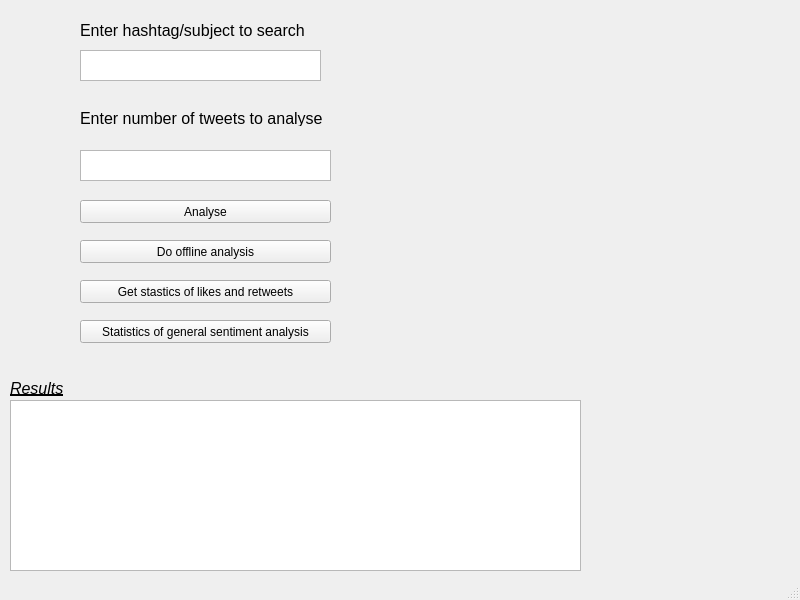
<?xml version="1.0" encoding="UTF-8"?>
<ui version="4.0">
 <class>MainWindow</class>
 <widget class="QMainWindow" name="MainWindow">
  <property name="geometry">
   <rect>
    <x>0</x>
    <y>0</y>
    <width>800</width>
    <height>600</height>
   </rect>
  </property>
  <property name="windowTitle">
   <string>Live Sentiment Analysis</string>
  </property>
  <property name="autoFillBackground">
   <bool>false</bool>
  </property>
  <widget class="QWidget" name="centralwidget">
   <widget class="QTextEdit" name="hashtag">
    <property name="geometry">
     <rect>
      <x>80</x>
      <y>50</y>
      <width>241</width>
      <height>31</height>
     </rect>
    </property>
   </widget>
   <widget class="QLabel" name="label">
    <property name="geometry">
     <rect>
      <x>80</x>
      <y>10</y>
      <width>261</width>
      <height>41</height>
     </rect>
    </property>
    <property name="font">
     <font>
      <pointsize>12</pointsize>
      <weight>50</weight>
      <bold>false</bold>
     </font>
    </property>
    <property name="text">
     <string>Enter hashtag/subject to search</string>
    </property>
   </widget>
   <widget class="QPushButton" name="pushButton">
    <property name="geometry">
     <rect>
      <x>80</x>
      <y>200</y>
      <width>251</width>
      <height>23</height>
     </rect>
    </property>
    <property name="text">
     <string>Analyse</string>
    </property>
   </widget>
   <widget class="QTextEdit" name="outputWindow">
    <property name="geometry">
     <rect>
      <x>10</x>
      <y>400</y>
      <width>571</width>
      <height>171</height>
     </rect>
    </property>
   </widget>
   <widget class="QTextEdit" name="noOfTweets">
    <property name="geometry">
     <rect>
      <x>80</x>
      <y>150</y>
      <width>251</width>
      <height>31</height>
     </rect>
    </property>
   </widget>
   <widget class="QLabel" name="label_2">
    <property name="geometry">
     <rect>
      <x>80</x>
      <y>110</y>
      <width>251</width>
      <height>16</height>
     </rect>
    </property>
    <property name="font">
     <font>
      <pointsize>12</pointsize>
     </font>
    </property>
    <property name="text">
     <string>Enter number of tweets to analyse</string>
    </property>
   </widget>
   <widget class="QLabel" name="label_3">
    <property name="geometry">
     <rect>
      <x>10</x>
      <y>380</y>
      <width>121</width>
      <height>16</height>
     </rect>
    </property>
    <property name="font">
     <font>
      <pointsize>12</pointsize>
      <italic>true</italic>
      <underline>true</underline>
     </font>
    </property>
    <property name="text">
     <string>Results</string>
    </property>
   </widget>
   <widget class="QPushButton" name="pushButton_2">
    <property name="geometry">
     <rect>
      <x>80</x>
      <y>240</y>
      <width>251</width>
      <height>23</height>
     </rect>
    </property>
    <property name="text">
     <string>Do offline analysis</string>
    </property>
   </widget>
   <widget class="QPushButton" name="statistics">
    <property name="geometry">
     <rect>
      <x>80</x>
      <y>280</y>
      <width>251</width>
      <height>23</height>
     </rect>
    </property>
    <property name="text">
     <string>Get stastics of likes and retweets</string>
    </property>
   </widget>
   <widget class="QPushButton" name="pushButton_3">
    <property name="geometry">
     <rect>
      <x>80</x>
      <y>320</y>
      <width>251</width>
      <height>23</height>
     </rect>
    </property>
    <property name="text">
     <string>Statistics of general sentiment analysis</string>
    </property>
   </widget>
  </widget>
  <widget class="QMenuBar" name="menubar">
   <property name="geometry">
    <rect>
     <x>0</x>
     <y>0</y>
     <width>800</width>
     <height>21</height>
    </rect>
   </property>
  </widget>
  <widget class="QStatusBar" name="statusbar"/>
 </widget>
 <resources/>
 <connections/>
</ui>
